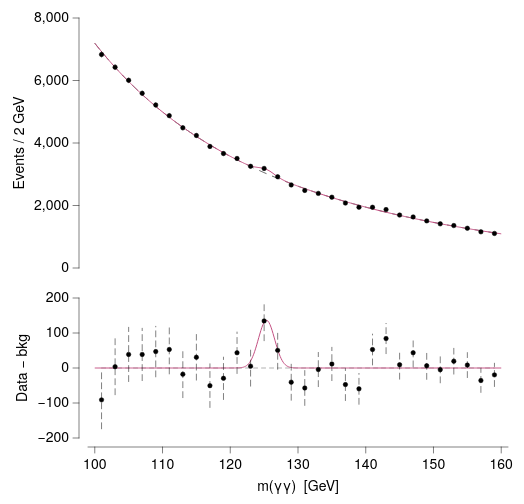

Write a Vega-Lite specification for this figure.
### Vega-Lite specification from a JSON file in a GitHub repository (floating-point values rounded to 4 significant figures; data arrays with more than 128 entries replaced by an {"elided": "..."} marker saying what was removed)
{"background": null, "config": {"arc": {"fill": "#DBDBDB", "fillOpacity": 1.0, "innerRadius": 25.0, "padAngle": 0.03, "stroke": "black", "strokeOpacity": 1, "strokeWidth": 0.25}, "area": {"fill": "#DBDBDB", "fillOpacity": 1.0, "stroke": "black", "strokeOpacity": 1, "strokeWidth": 0.25}, "axis": {"domain": true, "domainCap": "round", "domainColor": "black", "domainWidth": 0.25, "grid": false, "gridCap": "round", "gridColor": "#F1F1F1", "gridDash": [0, 0], "gridOpacity": 1.0, "gridWidth": 0.25, "labelColor": "black", "labelFont": "Helvetica Neue, HelveticaNeue, Helvetica, Arial, sans-serif", "labelFontSize": 7, "labelFontStyle": "normal", "labelFontWeight": 400, "offset": 4.5, "ticks": true, "tickCap": "round", "tickColor": "black", "tickRound": false, "tickSize": 3, "tickWidth": 0.25, "titleColor": "black", "titleFont": "Helvetica Neue, HelveticaNeue, Helvetica, Arial, sans-serif", "titleFontSize": 7, "titleFontStyle": "normal", "titleFontWeight": 400}, "axisX": {"domain": true, "labelAlign": "center", "labelAngle": 0, "labels": true, "ticks": true, "translate": 0}, "axisY": {"domain": true, "labelAlign": "right", "labelAngle": 0, "labels": true, "ticks": true, "translate": 0}, "axisRight": {"domain": true, "labelAlign": "left", "labelAngle": 0, "labels": true, "ticks": true, "translate": 0}, "axisTop": {"domain": true, "labelAlign": "center", "labelAngle": 0, "labels": true, "ticks": true, "translate": 0}, "axisBand": {"tickOffset": 0}, "bar": {"fill": "#DBDBDB", "fillOpacity": 1.0, "stroke": "black", "strokeOpacity": 1, "strokeWidth": 0.25}, "boxplot": {"size": 9.0, "ticks": {"cornerRadius": 0.25, "fill": "black", "opacity": 1, "size": 4.5, "thickness": 0.25}, "box": {"fillOpacity": 1.0, "stroke": "black", "strokeOpacity": 1, "strokeWidth": 0.25}, "median": {"cornerRadius": 0, "fill": "black", "fillOpacity": 1.0, "opacity": 1, "size": 9.0, "thickness": 0.25}, "rule": {"fill": "black", "fillOpacity": 1.0, "size": 10.0, "stroke": "black", "strokeDash": [0, 0], "strokeOpacity": 1, "strokeWidth": 0.25}, "outliers": {"color": "black", "fill": "black", "fillOpacity": 1.0, "size": 0, "stroke": "black", "strokeOpacity": 1, "strokeWidth": 0.25}}, "circle": {"fill": "black", "fillOpacity": 1.0, "size": 1.25, "stroke": null, "strokeOpacity": 1, "strokeWidth": 0.25}, "errorband": {"band": {"fillOpacity": 0.6, "stroke": null, "strokeWidth": 0.25, "strokeOpacity": 1}, "borders": {"opacity": 0, "strokeOpacity": 0.25, "strokeWidth": 1}}, "errorbar": {"opacity": 1, "rule": {"strokeDash": [0, 0], "strokeWidth": 0.25}, "ticks": {"color": "black", "cornerRadius": 0.125, "opacity": 1, "size": 6.0, "thickness": 0.25}, "thickness": 0.25}, "font": "Helvetica Neue, HelveticaNeue, Helvetica, Arial, sans-serif", "geoshape": {"fill": "#DBDBDB", "fillOpacity": 1.0, "stroke": "black", "strokeOpacity": 1, "strokeWidth": 0.25}, "header": {"labelColor": "black", "labelFont": "Helvetica Neue, HelveticaNeue, Helvetica, Arial, sans-serif", "labelFontSize": 7, "labelFontStyle": "normal", "labelFontWeight": 400, "titleColor": "black", "titleFont": "Helvetica Neue, HelveticaNeue, Helvetica, Arial, sans-serif", "titleFontSize": 7, "titleFontStyle": "normal", "titleFontWeight": 400, "titlePadding": 0}, "legend": {"disable": false, "offset": 4.5, "titlePadding": 4, "labelOffset": 2, "gradientLabelOffset": 2, "gradientLength": 50.0, "gradientThickness": 5.0, "gradientOpacity": 1.0, "gradientStrokeColor": "black", "gradientStrokeWidth": 0.25, "labelColor": "black", "labelFont": "Helvetica Neue, HelveticaNeue, Helvetica, Arial, sans-serif", "labelFontSize": 7, "labelFontStyle": "normal", "labelFontWeight": 400, "strokeColor": "black", "strokeWidth": 0, "symbolSize": 42, "symbolStrokeColor": "black", "symbolStrokeWidth": 0.25, "titleColor": "black", "titleFont": "Helvetica Neue, HelveticaNeue, Helvetica, Arial, sans-serif", "titleFontSize": 7, "titleFontStyle": "normal", "titleFontWeight": 400}, "line": {"color": "black", "stroke": "black", "strokeCap": "butt", "strokeDash": [0, 0], "strokeOpacity": 1, "strokeWidth": 0.5}, "point": {"filled": true, "fill": "#DBDBDB", "fillOpacity": 1.0, "size": 5.0, "stroke": "black", "strokeOpacity": 1, "strokeWidth": 0.25}, "range": {"category": ["#B2B2B2", "#4A7CD3", "#008542", "#664CAF", "#509F98", "#636363", "#284F93", "#005226", "#382864", "#285753"], "diverging": {"scheme": ["#443E60", "#5F597E", "#7C759B", "#9994B6", "#B7B4CC", "#D6D5DC", "#F6F6F6", "#D1DAD9", "#A4C2BF", "#7AA9A4", "#578E89", "#37736E", "#1B5954"]}, "heatmap": {"scheme": ["#440154", "#472270", "#433E82", "#38598C", "#2C728E", "#238A8D", "#24A086", "#39B578", "#5DC862", "#96D646", "#CAE02D", "#FDE724"]}, "ordinal": {"scheme": ["#F1F1F1", "#DBDBDB", "#C6C6C6", "#B2B2B2", "#9D9D9D", "#898989", "#767676", "#636363", "#515151", "#404040", "#2F2F2F", "#1F1F1F"]}, "ramp": {"scheme": ["#440154", "#472270", "#433E82", "#38598C", "#2C728E", "#238A8D", "#24A086", "#39B578", "#5DC862", "#96D646", "#CAE02D", "#FDE724"]}}, "rule": {"color": "black", "stroke": "black", "strokeCap": "round", "strokeDash": [2, 2], "strokeOpacity": 1, "strokeWidth": 0.25}, "scale": {"barBandPaddingInner": 0.1, "rectBandPaddingInner": 0, "tickBandPaddingInner": 0.1, "bandPaddingOuter": 0.1, "bandWithNestedOffsetPaddingInner": 0.2, "bandWithNestedOffsetPaddingOuter": 0.2, "offsetBandPaddingInner": 0, "offsetBandPaddingOuter": 0, "round": false}, "rect": {"fill": "#DBDBDB", "fillOpacity": 1.0, "stroke": "black", "strokeOpacity": 1, "strokeWidth": 0.25}, "square": {"fill": "#DBDBDB", "fillOpacity": 1.0, "size": 10.0, "stroke": "black", "strokeOpacity": 1, "strokeWidth": 0.25}, "text": {"color": "black", "font": "Helvetica Neue, HelveticaNeue, Helvetica, Arial, sans-serif", "fontSize": 7, "fontStyle": "normal", "fontWeight": 400}, "tick": {"color": "black", "cornerRadius": 0.125, "opacity": 1.0, "size": 9.0, "thickness": 0.25}, "title": {"anchor": "middle", "frame": "group", "color": "black", "font": "Helvetica Neue, HelveticaNeue, Helvetica, Arial, sans-serif", "fontSize": 7, "fontStyle": "normal", "fontWeight": 400, "subtitleColor": "black", "subtitleFont": "Helvetica Neue, HelveticaNeue, Helvetica, Arial, sans-serif", "subtitleFontSize": "Helvetica Neue, HelveticaNeue, Helvetica, Arial, sans-serif", "subtitleFontStyle": "normal", "subtitleFontWeight": 400}, "trail": {"color": "black", "opacity": 1, "size": 0.5}, "view": {"continuousWidth": 100, "continuousHeight": 100, "discreteWidth": 100, "discreteHeight": 100, "fill": null, "stroke": null, "strokeWidth": 0.25}}, "vconcat": [{"layer": [{"mark": {"type": "line", "color": "#636363", "strokeDash": [4, 3]}, "encoding": {"x": {"axis": {"domain": false, "labels": false, "ticks": false, "title": null}, "field": "mass", "scale": {"domain": [99.0, 161.0], "nice": false}, "type": "quantitative"}, "y": {"field": "bo", "type": "quantitative"}}}, {"mark": {"type": "line", "color": "#C35082"}, "encoding": {"x": {"axis": {"domain": false, "labels": false, "ticks": false, "title": null}, "field": "mass", "scale": {"domain": [99.0, 161.0], "nice": false}, "type": "quantitative"}, "y": {"field": "sb", "type": "quantitative"}}}, {"data": {"name": "data-45b9d2a215d79e3c905a503ec1b8b7f6"}, "mark": {"type": "errorbar", "rule": {"strokeDash": [3, 2]}, "ticks": false}, "encoding": {"x": {"axis": {"domain": false, "labels": false, "ticks": false, "title": null}, "field": "mass", "scale": {"domain": [99.0, 161.0], "nice": false}, "type": "quantitative"}, "y": {"field": "lo", "title": "Events / 2 GeV", "type": "quantitative"}, "y2": {"field": "hi"}}}, {"data": {"name": "data-45b9d2a215d79e3c905a503ec1b8b7f6"}, "mark": {"type": "point", "color": "black", "filled": true}, "encoding": {"x": {"axis": {"domain": false, "labels": false, "ticks": false, "title": null}, "field": "mass", "scale": {"domain": [99.0, 161.0], "nice": false}, "type": "quantitative"}, "y": {"field": "count", "type": "quantitative"}}}], "data": {"name": "data-4dbf9cc5069fbf3594267d9cee8c050d"}, "height": 125, "width": 210}, {"layer": [{"data": {"name": "data-8544ddf1086526461f2c95f8ed532433"}, "mark": {"type": "rule", "color": "#636363"}, "encoding": {"x": {"field": "mass", "scale": {"domain": [99.0, 161.0], "nice": false}, "type": "quantitative"}, "x2": {"field": "mass2"}, "y": {"axis": {"values": [-200, -100, 0, 100, 200]}, "field": "y", "scale": {"domain": [-200, 200], "nice": false}, "title": "Data − bkg", "type": "quantitative"}}}, {"data": {"name": "data-4dbf9cc5069fbf3594267d9cee8c050d"}, "mark": {"type": "line", "color": "#C35082"}, "encoding": {"x": {"field": "mass", "scale": {"domain": [99.0, 161.0], "nice": false}, "type": "quantitative"}, "y": {"axis": {"values": [-200, -100, 0, 100, 200]}, "field": "sig", "scale": {"domain": [-200, 200], "nice": false}, "title": "Data − bkg", "type": "quantitative"}}}, {"data": {"name": "data-45b9d2a215d79e3c905a503ec1b8b7f6"}, "mark": {"type": "errorbar", "rule": {"strokeDash": [3, 2]}, "ticks": false}, "encoding": {"x": {"field": "mass", "scale": {"domain": [99.0, 161.0], "nice": false}, "title": "m(γγ)  [GeV]", "type": "quantitative"}, "y": {"axis": {"values": [-200, -100, 0, 100, 200]}, "field": "rlo", "scale": {"domain": [-200, 200], "nice": false}, "title": "Data − bkg", "type": "quantitative"}, "y2": {"field": "rhi"}}}, {"data": {"name": "data-45b9d2a215d79e3c905a503ec1b8b7f6"}, "mark": {"type": "point", "color": "black", "filled": true}, "encoding": {"x": {"field": "mass", "scale": {"domain": [99.0, 161.0], "nice": false}, "title": "m(γγ)  [GeV]", "type": "quantitative"}, "y": {"axis": {"values": [-200, -100, 0, 100, 200]}, "field": "resid", "scale": {"domain": [-200, 200], "nice": false}, "title": "Data − bkg", "type": "quantitative"}}}], "height": 70, "width": 210}], "resolve": {"scale": {"x": "shared"}}, "spacing": 6, "$schema": "https://vega.github.io/schema/vega-lite/v6.4.1.json", "datasets": {"data-4dbf9cc5069fbf3594267d9cee8c050d": {"elided": "400 records"}, "data-45b9d2a215d79e3c905a503ec1b8b7f6": [{"mass": 101.0, "count": 6833.0, "lo": 6750.0, "hi": 6916.0, "resid": -91.04, "rlo": -173.7, "rhi": -8.378}, {"mass": 103.0, "count": 6427.0, "lo": 6347.0, "hi": 6507.0, "resid": 3.778, "rlo": -76.39, "rhi": 83.95}, {"mass": 105.0, "count": 6006.0, "lo": 5929.0, "hi": 6083.0, "resid": 38.77, "rlo": -38.72, "rhi": 116.3}, {"mass": 107.0, "count": 5590.0, "lo": 5515.0, "hi": 5665.0, "resid": 38.74, "rlo": -36.02, "rhi": 113.5}, {"mass": 109.0, "count": 5218.0, "lo": 5146.0, "hi": 5290.0, "resid": 46.9, "rlo": -25.34, "rhi": 119.1}, {"mass": 111.0, "count": 4876.0, "lo": 4806.0, "hi": 4946.0, "resid": 52.96, "rlo": -16.87, "rhi": 122.8}, {"mass": 113.0, "count": 4486.0, "lo": 4419.0, "hi": 4553.0, "resid": -17.79, "rlo": -84.77, "rhi": 49.19}, {"mass": 115.0, "count": 4241.0, "lo": 4176.0, "hi": 4306.0, "resid": 30.56, "rlo": -34.57, "rhi": 95.68}, {"mass": 117.0, "count": 3890.0, "lo": 3828.0, "hi": 3952.0, "resid": -50.43, "rlo": -112.8, "rhi": 11.94}, {"mass": 119.0, "count": 3662.0, "lo": 3601.0, "hi": 3723.0, "resid": -29.46, "rlo": -89.97, "rhi": 31.06}, {"mass": 121.0, "count": 3505.0, "lo": 3446.0, "hi": 3564.0, "resid": 43.49, "rlo": -15.71, "rhi": 102.7}, {"mass": 123.0, "count": 3254.0, "lo": 3197.0, "hi": 3311.0, "resid": 5.235, "rlo": -51.81, "rhi": 62.28}, {"mass": 125.0, "count": 3186.0, "lo": 3130.0, "hi": 3242.0, "resid": 134.4, "rlo": 77.94, "rhi": 190.8}, {"mass": 127.0, "count": 2919.0, "lo": 2865.0, "hi": 2973.0, "resid": 50.37, "rlo": -3.659, "rhi": 104.4}, {"mass": 129.0, "count": 2658.0, "lo": 2606.0, "hi": 2710.0, "resid": -40.51, "rlo": -92.07, "rhi": 11.04}, {"mass": 131.0, "count": 2483.0, "lo": 2433.0, "hi": 2533.0, "resid": -57.12, "rlo": -106.9, "rhi": -7.287}, {"mass": 133.0, "count": 2388.0, "lo": 2339.0, "hi": 2437.0, "resid": -4.406, "rlo": -53.27, "rhi": 44.46}, {"mass": 135.0, "count": 2266.0, "lo": 2218.0, "hi": 2314.0, "resid": 11.55, "rlo": -36.06, "rhi": 59.15}, {"mass": 137.0, "count": 2078.0, "lo": 2032.0, "hi": 2124.0, "resid": -47.43, "rlo": -93.02, "rhi": -1.845}, {"mass": 139.0, "count": 1945.0, "lo": 1901.0, "hi": 1989.0, "resid": -59.58, "rlo": -103.7, "rhi": -15.48}, {"mass": 141.0, "count": 1944.0, "lo": 1900.0, "hi": 1988.0, "resid": 52.76, "rlo": 8.667, "rhi": 96.85}, {"mass": 143.0, "count": 1869.0, "lo": 1826.0, "hi": 1912.0, "resid": 84.2, "rlo": 40.97, "rhi": 127.4}, {"mass": 145.0, "count": 1694.0, "lo": 1653.0, "hi": 1735.0, "resid": 9.302, "rlo": -31.86, "rhi": 50.46}, {"mass": 147.0, "count": 1634.0, "lo": 1594.0, "hi": 1674.0, "resid": 43.55, "rlo": 3.125, "rhi": 83.97}, {"mass": 149.0, "count": 1508.0, "lo": 1469.0, "hi": 1547.0, "resid": 6.388, "rlo": -32.45, "rhi": 45.22}, {"mass": 151.0, "count": 1413.0, "lo": 1375.0, "hi": 1451.0, "resid": -4.773, "rlo": -42.36, "rhi": 32.82}, {"mass": 153.0, "count": 1358.0, "lo": 1321.0, "hi": 1395.0, "resid": 19.43, "rlo": -17.42, "rhi": 56.28}, {"mass": 155.0, "count": 1272.0, "lo": 1236.0, "hi": 1308.0, "resid": 8.331, "rlo": -27.33, "rhi": 44.0}, {"mass": 157.0, "count": 1157.0, "lo": 1123.0, "hi": 1191.0, "resid": -35.77, "rlo": -69.79, "rhi": -1.757}, {"mass": 159.0, "count": 1106.0, "lo": 1073.0, "hi": 1139.0, "resid": -19.61, "rlo": -52.86, "rhi": 13.65}], "data-8544ddf1086526461f2c95f8ed532433": [{"y": 0.0, "mass": 101.0, "mass2": 159.0}]}}
